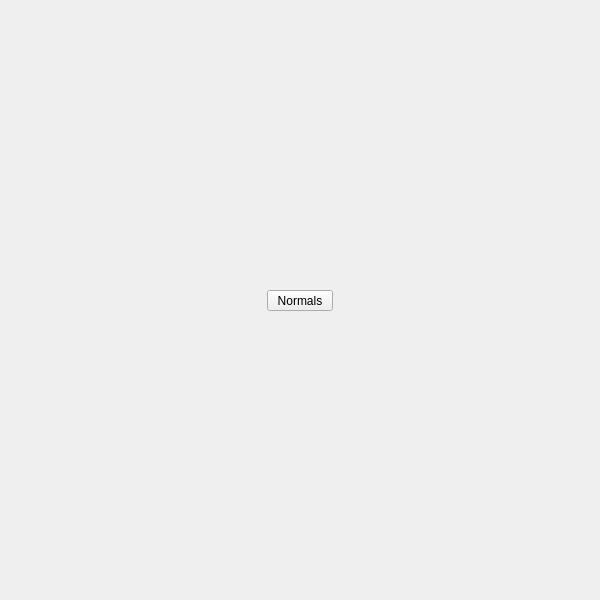
<?xml version="1.0" encoding="UTF-8"?>
<ui version="4.0">
 <class>QtUi</class>
 <widget class="QMainWindow" name="QtUi">
  <property name="geometry"><rect><x>0</x><y>0</y><width>600</width><height>600</height></rect></property>
  <property name="sizePolicy"><sizepolicy hsizetype="Ignored" vsizetype="Ignored"><horstretch>0</horstretch><verstretch>0</verstretch></sizepolicy></property>
  <property name="minimumSize"><size><width>0</width><height>0</height></size></property>
  <property name="maximumSize"><size><width>600</width><height>600</height></size></property>
  <property name="toolButtonStyle"><enum>Qt::ToolButtonIconOnly</enum></property>
  <property name="tabShape"><enum>QTabWidget::Triangular</enum></property>
  <property name="dockNestingEnabled"><bool>true</bool></property>
  <property name="dockOptions"><set>QMainWindow::AllowNestedDocks|QMainWindow::AllowTabbedDocks|QMainWindow::AnimatedDocks|QMainWindow::ForceTabbedDocks</set></property>
  <widget class="QWidget" name="widget">
   <property name="sizePolicy"><sizepolicy hsizetype="Ignored" vsizetype="Ignored"><horstretch>0</horstretch><verstretch>0</verstretch></sizepolicy></property>
   <widget class="MenuButton" name="b004">
    <property name="geometry">
     <rect><x>267</x><y>290</y><width>66</width><height>21</height></rect>
    </property>
    <property name="minimumSize"><size><width>0</width><height>21</height></size></property>
    <property name="maximumSize"><size><width>999</width><height>21</height></size></property>
    <property name="target"><string>mesh_normals</string></property>
    <property name="text"><string>Normals</string></property>
   </widget>
  </widget>
 </widget>
 <customwidgets>
  <customwidget><class>MenuButton</class><extends>QPushButton</extends><header>widgets.menubutton.h</header></customwidget>
 </customwidgets>
 <resources/>
 <connections/>
</ui>
